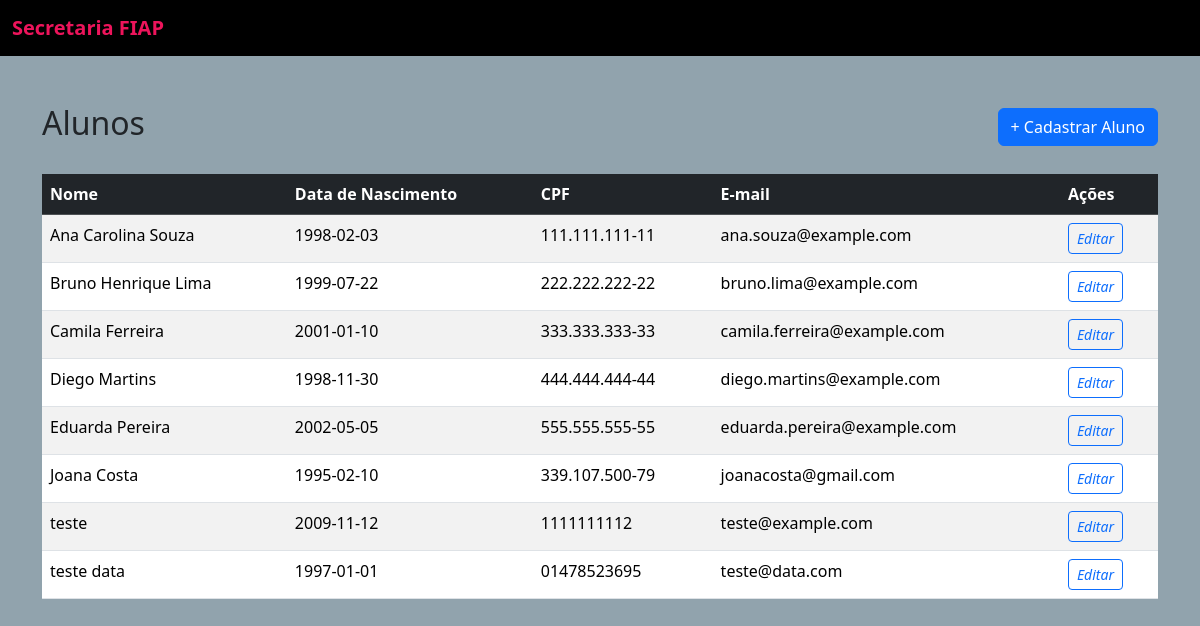
/aluno/index, run on the app's committed database.
### tables this page shows
CREATE TABLE alunos (
    id INT AUTO_INCREMENT PRIMARY KEY,
    nome VARCHAR(100) NOT NULL,
    data_nascimento DATE NOT NULL,
    cpf VARCHAR(14) UNIQUE NOT NULL,
    email VARCHAR(150) UNIQUE NOT NULL,
    senha VARCHAR(255) NOT NULL
);

### app/Controllers/AlunoController.php (called while the page is built, shortened)
<?php
require_once '../app/Services/AlunoService.php';
class AlunoController
{
    private $service;
    public function __construct()
    {
        $this->service = new AlunoService();
    }
    public function index()
    {
        $alunos   = $this->service->listarAlunos();
        require '../app/Views/layout.php';
    }
}

### app/Core/App.php (called while the page is built, shortened)
<?php
class App
{
    protected $method     = 'index';
    public function __construct()
    {
        $url = $this->parseUrl();
        if (file_exists('../app/Controllers/' . ucfirst($url[0]) . 'Controller.php')) {
            unset($url[0]);
        }
        $this->controller = new $this->controller;
        if (isset($url[1]) && method_exists($this->controller, $url[1])) {
            $this->method = $url[1];
            unset($url[1]);
        }
        $this->params = $url ? array_values($url) : [];
        call_user_func_array([$this->controller, $this->method], $this->params);
    }
    protected function parseUrl()
    {
        if (isset($_GET['url'])) {
            return explode('/', filter_var(rtrim($_GET['url'], '/'), FILTER_SANITIZE_URL));
        }
        return ['home'];
    }
}

### public/index.php (called while the page is built)
<?php
require_once __DIR__ . '/../app/Core/App.php';
require_once __DIR__ . '/../app/Core/Database.php';
$app = new App();

### app/Core/Database.php (called while the page is built)
<?php
class Database
{
    private static $instance = null;
    public static function getConnection()
    {
        if (self::$instance === null) {
            try {
                self::$instance = new PDO(
                    "mysql:host=127.0.0.1;port=3307;dbname=secretaria;charset=utf8mb4",
                    "secretaria",
                    "12345"
                );
                self::$instance->setAttribute(PDO::ATTR_ERRMODE, PDO::ERRMODE_EXCEPTION);
            } catch (PDOException $e) {
                die("Erro de conexão: " . $e->getMessage());
            }
        }
        return self::$instance;
    }
}

### app/Services/AlunoService.php (called while the page is built, shortened)
<?php
require_once '../app/Repositories/AlunoRepository.php';
class AlunoService
{
    private $repo;
    public function __construct()
    {
        $this->repo = new AlunoRepository();
    }
    public function listarAlunos()
    {
        return $this->repo->listarTodos();
    }
}

### app/Repositories/AlunoRepository.php (called while the page is built, shortened)
<?php
require_once '../app/Core/Database.php';
class AlunoRepository
{
    private $db;
    public function __construct()
    {
        $this->db = Database::getConnection();
    }
    public function listarTodos(): array
    {
        $stmt = $this->db->query("SELECT * FROM alunos ORDER BY nome ASC");
        return $stmt->fetchAll(PDO::FETCH_ASSOC);
    }
}

### app/Views/alunos/index.php (the view, shortened to what this page needs)
<div class="d-flex justify-content-between align-items-center mb-4">
  <h2>Alunos</h2>
  <a href="/aluno/cadastrar" class="btn btn-primary">+ Cadastrar Aluno</a>
</div>
<?php if (! empty($alunos)): ?>
  <table class="table table-striped table-hover">
    <thead class="table-dark">
      <tr>
        <th>Nome</th>
        <th>Data de Nascimento</th>
        <th>CPF</th>
        <th>E-mail</th>
        <th>Ações</th>
      </tr>
    </thead>
    <tbody>
      <?php foreach ($alunos as $aluno): ?>
        <tr>
          <td><?php echo htmlspecialchars($aluno['nome']);?></td>
          <td><?php echo htmlspecialchars($aluno['data_nascimento']);?></td>
          <td><?php echo htmlspecialchars($aluno['cpf']);?></td>
          <td><?php echo htmlspecialchars($aluno['email']);?></td>
          <td>
            <a href="/aluno/editar/<?php echo $aluno['id']?>" class="btn btn-sm btn-outline-primary">
              <i class="bi bi-pencil">Editar</i>
            </a>
          </td>
        </tr>
      <?php endforeach; ?>
    </tbody>
  </table>
<?php endif; ?>

### app/Views/layout.php (style rules this page uses)
body { background-color: #91A3AD; }

### data on the page
alunos: nome "Ana Carolina Souza", data_nascimento "1998-02-03", cpf "111.111.111-11", email "ana.souza@example.com"
alunos: nome "Bruno Henrique Lima", data_nascimento "1999-07-22", cpf "222.222.222-22", email "bruno.lima@example.com"
alunos: nome "Camila Ferreira", data_nascimento "2001-01-10", cpf "333.333.333-33", email "camila.ferreira@example.com"
alunos: nome "Diego Martins", data_nascimento "1998-11-30", cpf "444.444.444-44", email "diego.martins@example.com"
alunos: nome "Eduarda Pereira", data_nascimento "2002-05-05", cpf "555.555.555-55", email "eduarda.pereira@example.com"
alunos: nome "Joana Costa", data_nascimento "1995-02-10", cpf "339.107.500-79", email "joanacosta@gmail.com"
alunos: nome "teste", data_nascimento "2009-11-12", cpf "1111111112", email "teste@example.com"
alunos: nome "teste data", data_nascimento "1997-01-01", cpf "01478523695", email "teste@data.com"
